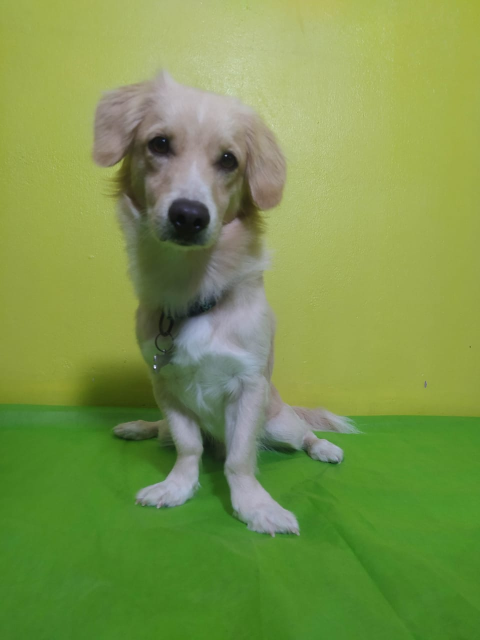
%> input picture fotos/cachorro.jpeg, 960 x 1280 px (shown at 1/2 size)
$ octave aula11.m   (GNU Octave 9; MATLAB toolbox functions it lacks are replaced by stand-ins)
%> lines starting %> are read from the running program, lines starting %| are printed output that depends on the picture
clc;
close all;
clear all;

f = imread('cachorro.jpeg');
%> f is the input picture: size 1280x960x3 uint8; mean R, G, B 123.9, 149.5, 76.8
f = imresize(f,0.2);
%> f: size 256x192x3 uint8
f = rgb2gray(f);
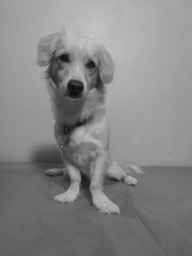
%> f: size 256x192 uint8; min 12, max 201, mean 133.6
f = im2double(f);
%> f: size 256x192 double

filtro = [1 2 1;0 0 0;-1 -2 -1];

g = imfilter(f,filtro);
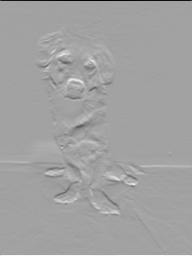
%> g: size 256x192 double; min -2.84, max 1.64, mean 0.00441; drawn with min black and max white
h2 = imrotate(filtro,90);
g2 = imfilter(f,h2);
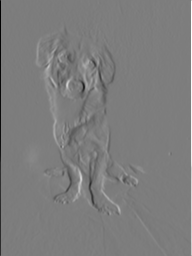
%> g2: size 256x192 double; min -2.42, max 2.51, mean -0.000739; drawn with min black and max white

g3 = g + g2;
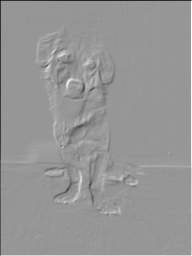
%> g3: size 256x192 double; min -3.62, max 2.52, mean 0.00367; drawn with min black and max white

subplot(2,2,1),imshow(f);
subplot(2,2,2),imshow(g);
subplot(2,2,3),imshow(g2);
%> after `imshow(g2)`:
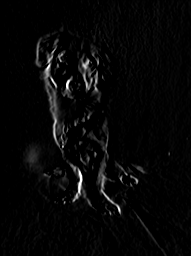
%> displayed picture: size 256x192, on the screen's scale of 0 to 255; min 0, max 255, mean 8.2
subplot(2,2,4),imshow(g3);
%> after `imshow(g3)`:
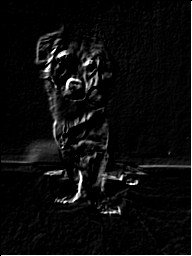
%> displayed picture: size 256x192, on the screen's scale of 0 to 255; min 0, max 255, mean 12.8


g4 = f + 0.1*g3;
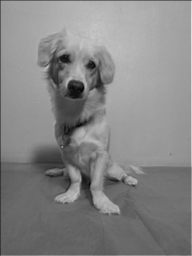
%> g4: size 256x192 double; min 0.011, max 0.879, mean 0.524
figure,
subplot(1,2,1),imshow(f);
subplot(1,2,2),imshow(g4);

$ run again, with fotos/colorida.jpeg copied over fotos/cachorro.jpeg
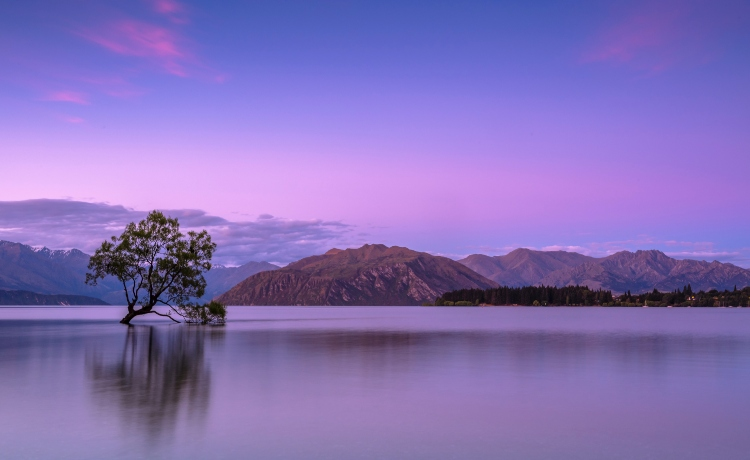
%> input picture fotos/colorida.jpeg, 750 x 460 px
%> f is the input picture: size 460x750x3 uint8; mean R, G, B 132.8, 112.2, 183.6
%> `imshow(g3)`:
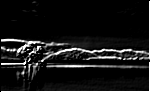
%> displayed picture: size 92x150, on the screen's scale of 0 to 255; min 0, max 255, mean 23.7
%> `g4 = f + 0.1*g3;`:
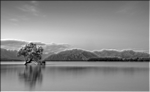
%> g4: size 92x150 double; min -0.0447, max 0.944, mean 0.496; drawn with min black and max white

$ run again, with fotos/imagem3.jpeg copied over fotos/cachorro.jpeg
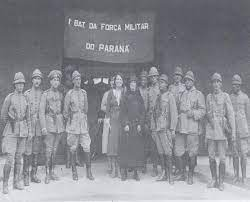
%> input picture fotos/imagem3.jpeg, 250 x 202 px
%> f is the input picture: size 202x250x3 uint8; mean R, G, B 138.8, 139.6, 145.4
%> `g4 = f + 0.1*g3;`:
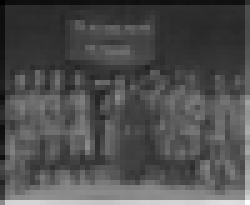
%> g4: size 41x50 double (shown 5 times larger); min 0.146, max 1.43, mean 0.543; drawn with min black and max white
%> `imshow(g4)`:
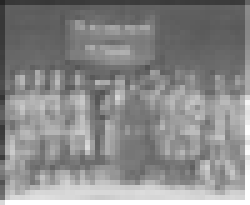
%> displayed picture: size 41x50, on the screen's scale of 0 to 255 (shown 5 times larger); min 37, max 255, mean 137.3
